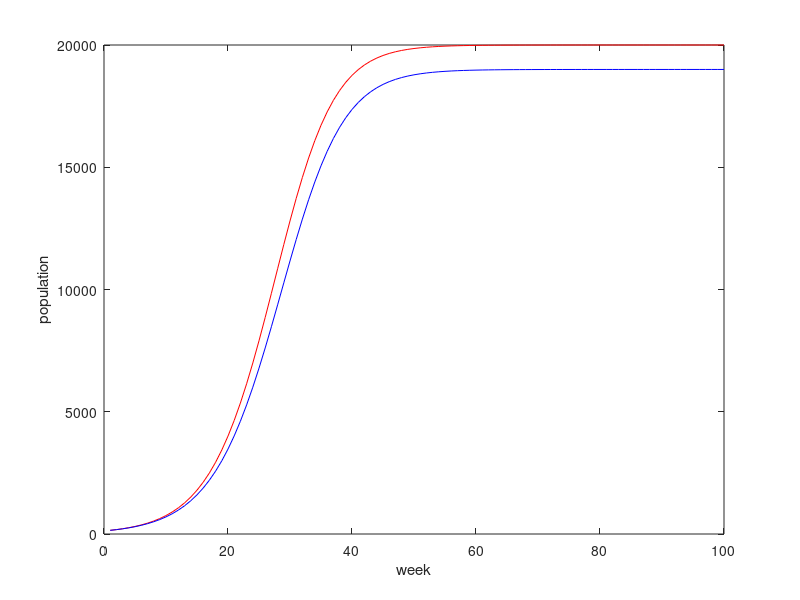

MATLAB code to generate this figure:
clear all;
k = 100*10*20
r = 0.2
d = 0.01
p0 = 150

weeks = 1:100

for i = 1:99
  p_n(1) = p0;
  p_n(i+1) = (r*p_n(i)*(1-p_n(i)/k))+p_n(i);
 end
p_n

plot(weeks, p_n, '-r')
xlabel('week')
ylabel('population')
hold on;

for i = 1:99
  p_n_1(1) = p0;
  p_n_1(i+1) = (p_n_1(i)*r*(1-p_n_1(i)/k))+p_n_1(i)-(d*p_n_1(i));
 end
p_n_1

plot(weeks, p_n_1, '-b')


